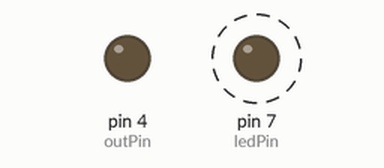
The sketch below on a simulated Arduino Uno, built with avr-gcc and run on an emulated ATmega328P. Parts: output pins drawn as LEDs (lit = HIGH). Dashed ring = blinking.

Above: at 0.5 s.
Timing chart, 0 to 55.3 s (numbered marks = the images above):
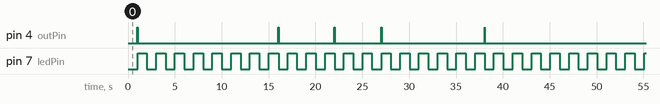

The sketch:

jonsmitter.ino
```cpp
int triggerh = 800;
int triggerl = 500;

long warmup = 100;

long timeout = 1000;

volatile long start, mid, last;

int outPin = 4;
int ledPin = 7;

bool value = false;


void setup() {

  pinMode(ledPin, OUTPUT);
  pinMode(outPin, OUTPUT);


  cli(); // clear interrupts

  // set timer 1 to 1 Hz
  TCCR1A = 0;
  TCCR1B = 0;
  TCNT1  = 0;
  OCR1A = 15644;// = (16*10^6) / (1*1024) - 1 (must be <65536)
  // turn on CTC mode
  TCCR1B |= (1 << WGM12);
  // Set CS10 and CS12 bits for 1024 pres            caler
  TCCR1B |= (1 << CS12) | (1 << CS10);
  // enable timer compare interrupt
  TIMSK1 |= (1 << OCIE1A);

  sei();// allow interrupts

  Serial.begin(115200);
}

void loop()
{
  //Serial.println(analogRead(3));
}


ISR(TIMER1_COMPA_vect)
{
  digitalWrite(outPin, HIGH);
  start = micros();
  while ((micros()-start) < 4*warmup){}

  digitalWrite(outPin, LOW);
  start = micros();
  while (micros()-start < warmup+(warmup*2*value)){}

  digitalWrite(outPin, HIGH);
  start = micros();
  while (micros()-start < warmup*(3-2*value)){}
  digitalWrite(outPin, LOW);

  digitalWrite(ledPin, value);
  value = !value;
}
```

Measured:
- by itself, pin 7 (ledPin): alternates HIGH for 1.0 s and LOW for 1.0 s
- by itself, everything shown: repeats every 48.1 s, in 49 steps
